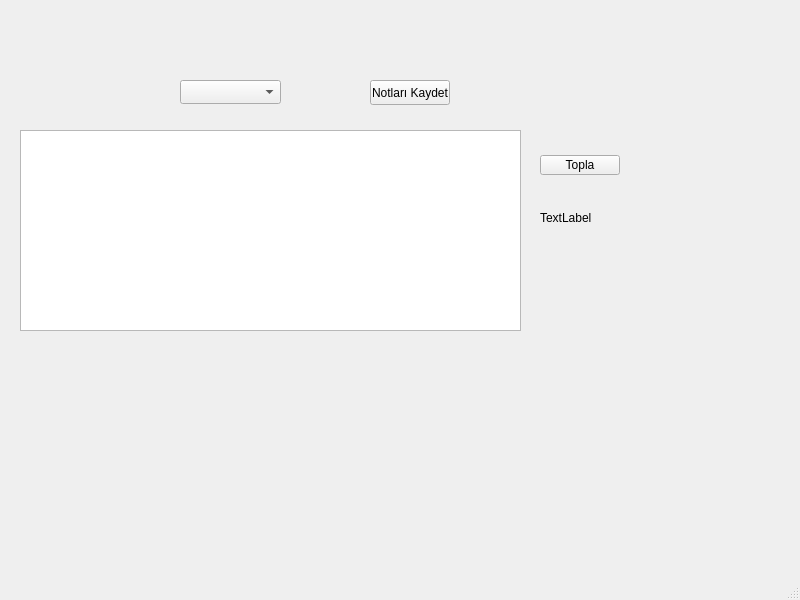
<?xml version="1.0" encoding="UTF-8"?>
<ui version="4.0">
 <class>MainWindow</class>
 <widget class="QMainWindow" name="MainWindow">
  <property name="geometry">
   <rect>
    <x>0</x>
    <y>0</y>
    <width>800</width>
    <height>600</height>
   </rect>
  </property>
  <property name="windowTitle">
   <string>MainWindow</string>
  </property>
  <widget class="QWidget" name="centralwidget">
   <widget class="QTableWidget" name="tableWidget">
    <property name="geometry">
     <rect>
      <x>20</x>
      <y>130</y>
      <width>501</width>
      <height>201</height>
     </rect>
    </property>
   </widget>
   <widget class="QPushButton" name="pushButton">
    <property name="geometry">
     <rect>
      <x>540</x>
      <y>155</y>
      <width>80</width>
      <height>20</height>
     </rect>
    </property>
    <property name="text">
     <string>Topla</string>
    </property>
   </widget>
   <widget class="QLabel" name="label">
    <property name="geometry">
     <rect>
      <x>540</x>
      <y>210</y>
      <width>201</width>
      <height>16</height>
     </rect>
    </property>
    <property name="text">
     <string>TextLabel</string>
    </property>
   </widget>
   <widget class="QComboBox" name="comboBox">
    <property name="geometry">
     <rect>
      <x>180</x>
      <y>80</y>
      <width>101</width>
      <height>24</height>
     </rect>
    </property>
   </widget>
   <widget class="QPushButton" name="pushButton_2">
    <property name="geometry">
     <rect>
      <x>370</x>
      <y>80</y>
      <width>80</width>
      <height>25</height>
     </rect>
    </property>
    <property name="text">
     <string>Notları Kaydet</string>
    </property>
   </widget>
  </widget>
  <widget class="QMenuBar" name="menubar">
   <property name="geometry">
    <rect>
     <x>0</x>
     <y>0</y>
     <width>800</width>
     <height>25</height>
    </rect>
   </property>
  </widget>
  <widget class="QStatusBar" name="statusbar"/>
 </widget>
 <resources/>
 <connections/>
</ui>
